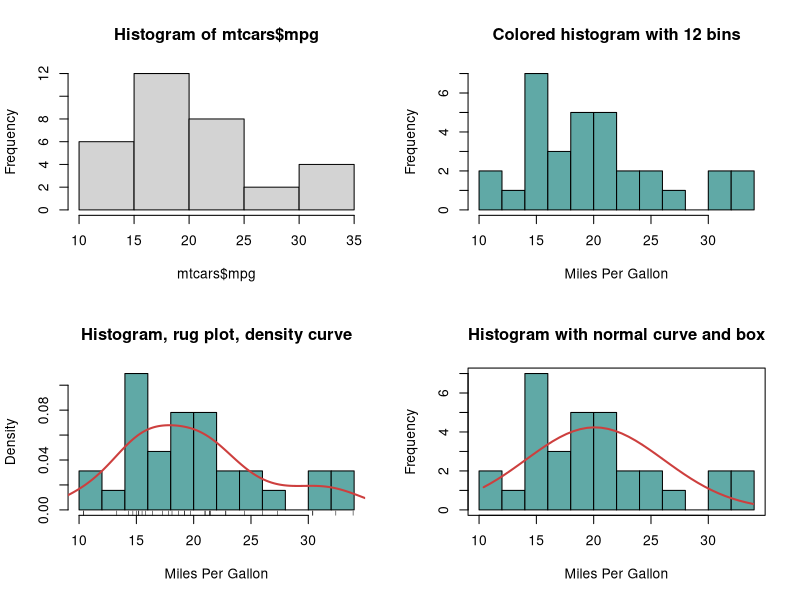

Reproduce this figure in R.
par(mfrow=c(2,2))

hist(mtcars$mpg)

hist(mtcars$mpg,
     breaks = 12,
     col = "#60a9a6",
     xlab = "Miles Per Gallon",
     main = "Colored histogram with 12 bins")

hist(mtcars$mpg, 
     freq = FALSE, 
     breaks = 12, 
     col = "#60a9a6", 
     xlab = "Miles Per Gallon", 
     main = "Histogram, rug plot, density curve")
rug(jitter(mtcars$mpg))
#这样将向每个数据点添加一个小的随机值，以避免重叠的点产生影响。
#轴须图（rug plot）:这条密度曲线是一个核密度估计(一维数据in fact)
lines(density(mtcars$mpg), col="#cd3f3e", lwd=2)
#density即为创建核密度曲线

x <- mtcars$mpg
h <- hist(x, 
          breaks = 12,
          col = "#60a9a6",
          xlab = "Miles Per Gallon",
          main = "Histogram with normal curve and box")
xfit <- seq(min(x), max(x), length=40)
yfit <- dnorm(xfit, mean = mean(x), sd=sd(x))
yfit <- yfit*diff(h$mids[1:2])*length(x)
lines(xfit, yfit, col = "#cd3f3e", lwd=2)
#此中线为正态线，与3图lines不同
box()